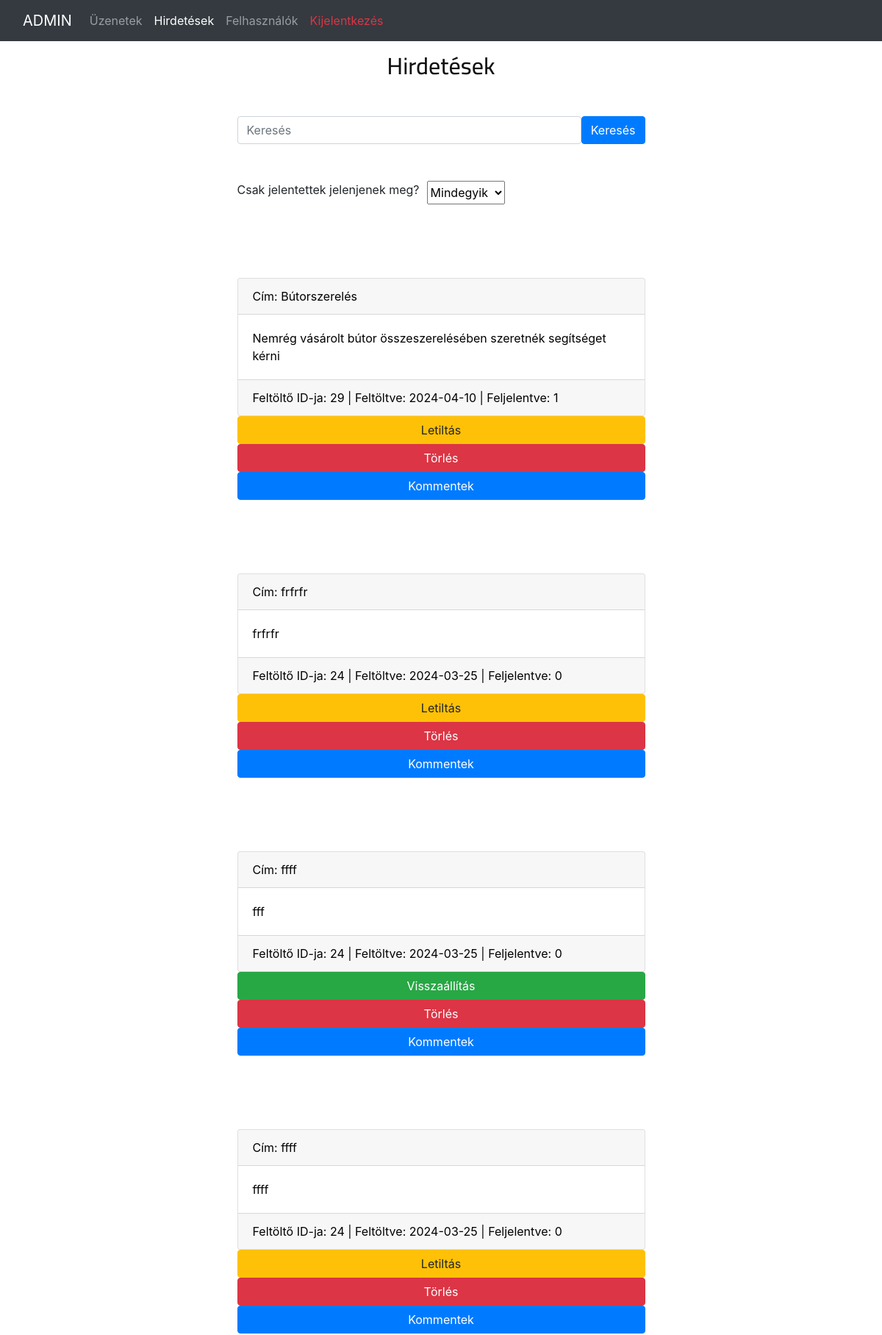
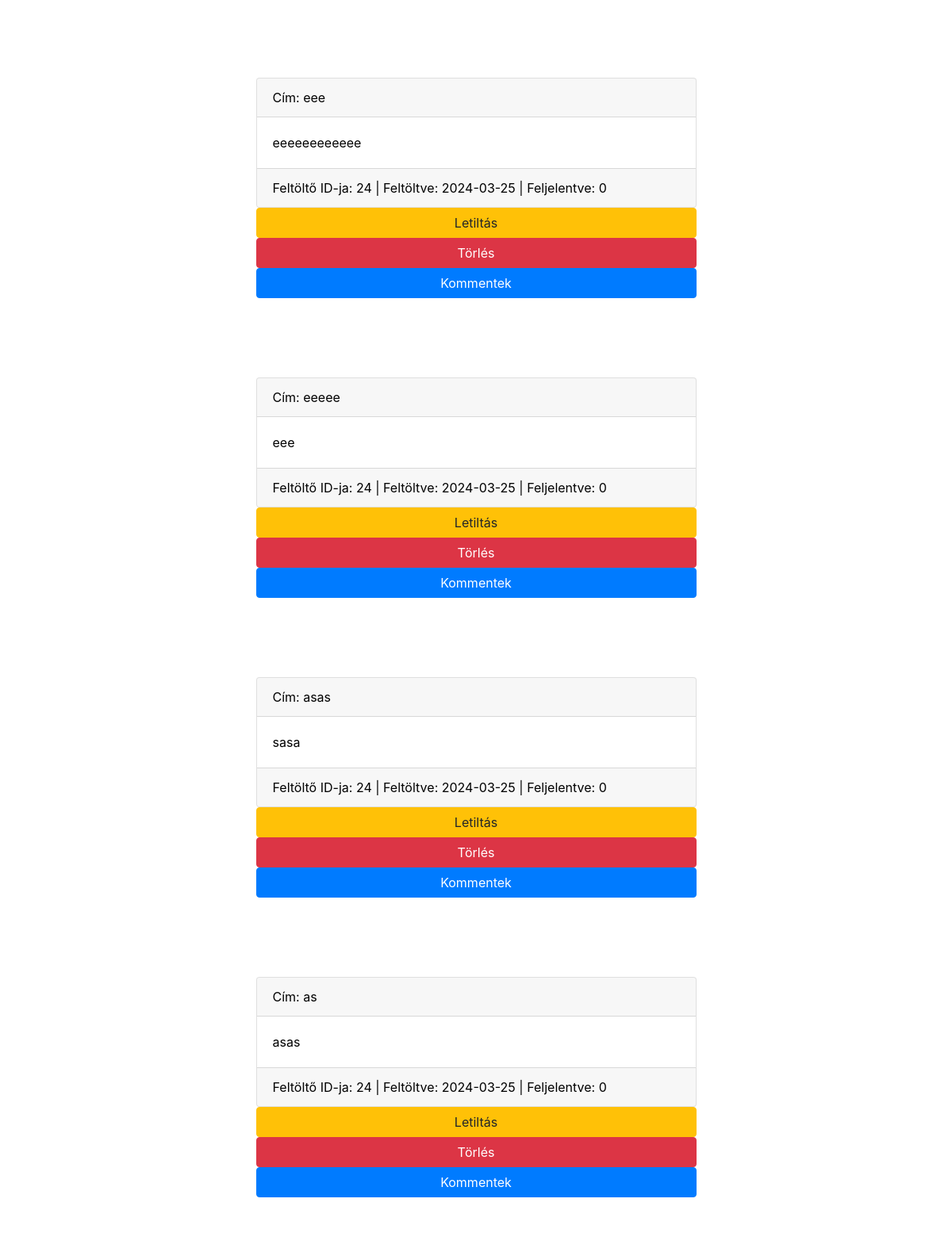
/adminAds.php (signed in, upper part), run on the app's committed database (2 pictures, top to bottom).
### tables this page shows
CREATE TABLE `posts` (
  `id` int(11) NOT NULL,
  `userid` int(11) NOT NULL,
  `title` varchar(100) NOT NULL,
  `location` varchar(100) NOT NULL,
  `text` varchar(1000) NOT NULL,
  `category` int(11) NOT NULL,
  `mainPic` varchar(1000) NOT NULL,
  `secondPic` varchar(1000) NOT NULL,
  `thirdPic` varchar(1000) NOT NULL,
  `status` int(11) NOT NULL,
  `reports` int(11) NOT NULL,
  `uploadDate` date NOT NULL DEFAULT current_timestamp()
);

### adminAds.php (the view, shortened to what this page needs)
<?php
    require "config.php";
    $isReported = "all";
    $search_query = isset($_GET['search_query']) ? $_GET['search_query'] : '';
    $search_condition = '';
    if (!empty($search_query) && $isReported=="all") {
        $search_condition = "SELECT * FROM posts WHERE title LIKE '%$search_query%' ORDER BY id DESC";
    }else{
        $search_condition = "SELECT * FROM posts WHERE title LIKE '%$search_query%' AND reports>0 ORDER BY id DESC";
    }
?>
<!DOCTYPE html>
<html lang="hu">
    <head>
    <link rel="stylesheet" href="css/style.css" type="text/css">
    <link rel="stylesheet" href="https://maxcdn.bootstrapcdn.com/bootstrap/4.5.2/css/bootstrap.min.css">
    </head>
    <body>
    <nav class="navbar navbar-expand-sm bg-dark navbar-dark fixed-top">
        <div class="container-fluid">
            <a class="navbar-brand">ADMIN</a>
            <div class="collapse navbar-collapse" id="navbarNav">
                <ul class="navbar-nav">
                    <li class="nav-item">
                        <a class="nav-link" href="admin.php">Üzenetek</a>
                    </li>
                    <li class="nav-item">
                        <a class="nav-link active" href="adminAds.php">Hirdetések</a>
                    </li>
                    <li class="nav-item">
                        <a class="nav-link" href="adminUsers.php">Felhasználók</a>
                    </li>
                    <li class="nav-item">
                        <a class="nav-link text-danger" href="index.php">Kijelentkezés</a>
                    </li>
                </ul>
            </div>
        </div>
    </nav>
        <section>
        <div class="container">
            <h2>Hirdetések</h2>
        </div>
        <div class="container">
            <form class="d-flex" method="GET" action="adminAds.php">
                <input class="form-control me-2" name= "search_query" type="text" placeholder="Keresés">
                <button class="btn btn-primary" type="submit">Keresés</button>
            </form>
        </div>
        <div class="container">
            <form method="post" class="d-flex">
                <label for="rep" class="form-label">Csak jelentettek jelenjenek meg?</label>
                <select class="form-select" name="sorter" id="rep" selected="selected" onchange="this.form.submit()">
                    <option value="all" <?php if($isReported == "all"){ ?>selected<?php } ?>>Mindegyik</option>
                </select>
			</form>
        </div>
        <div class="container">
            <?php
                if($isReported =="all" && empty($search_query)){
                    $lekerdezes = "SELECT * FROM posts ORDER BY id DESC";
                }else if($isReported == "reported" && empty($search_query)){
                    $lekerdezes = "SELECT * FROM posts WHERE reports>0 ORDER BY id DESC";
                }else{
					$lekerdezes = $search_condition;
				}
                $osszes_post = $conn->query($lekerdezes);
                while($post= $osszes_post->fetch_assoc()){
            ?>
            <a href="hirdetes.php?postid=<?= $post['id']; ?>" target="_blank">
                <div class="card">
                    <div class="card-header">Cím: <?= htmlspecialchars($post['title']); ?></div>
                    <div class="card-body"><?= htmlspecialchars($post['text']); ?></div>
                    <div class="card-footer">Feltöltő ID-ja: <?= $post['userid']; ?> | Feltöltve: <?= $post['uploadDate']; ?> | Feljelentve: <?= $post['reports']; ?></div>
                </div>
            </a>
            <form method="post" action="adminAds.php" class="adBTN">
                <?php if($post['status']== 0 || $post['status']== 1){ ?>
                <button class="btn btn-warning bBTN" type="submit" name="status2BTN">Letiltás</button>
                <?php }else{?>
                <button class="btn btn-success bBTN" type="submit" name="status0BTN">Visszaállítás</button>
                <?php } ?>
                <button class="btn btn-danger bBTN" type="submit" name="deleteBTN">Törlés</button>
                <button class="btn btn-primary bBTN" type="submit" name="commentBTN">Kommentek</button>
            </form>
            <?php } ?>
        </div>
        </section>
    </body>
</html>

### css/style.css (style rules this page uses)
html, body { height: 100%; font-family: "Cairo", sans-serif; -webkit-font-smoothing: antialiased; font-smoothing: antialiased; }
h1, h2, h3, h4, h5, h6 { margin: 0; color: #111111; font-weight: 400; font-family: "Cairo", sans-serif; }
h2 { font-size: 36px; }
ul, ol { padding: 0; margin: 0; }
@media only screen and (min-width: 1200px) { .container { max-width: 1170px; } }

### adminAds.php (style rules this page uses)
.d-flex { margin-top: 50px; margin-left: 25%; width: 50%; }
.card { margin-top: 100px; margin-left: 25%; width: 50%; }
h2 { margin-top: 70px; text-align: center; }
a { text-decoration: none; color: black; }
.adBTN { margin-left: 25%; width: 50%; }
.bBTN { width:100%; }
.form-label { margin-right: 10px; }

### data on the page
posts: title "Bútorszerelés", text "Nemrég vásárolt bútor összeszerelésében szeretnék segítséget kérni", userid "29", uploadDate "2024-04-10", reports "1", status "Letiltás"
posts: title "frfrfr", text "frfrfr", userid "24", uploadDate "2024-03-25", reports "0", status "Letiltás"
posts: title "ffff", text "fff", userid "24", uploadDate "2024-03-25", reports "0", status "Visszaállítás"
posts: title "ffff", text "ffff", userid "24", uploadDate "2024-03-25", reports "0", status "Letiltás"
posts: title "eee", text "eeeeeeeeeeee", userid "24", uploadDate "2024-03-25", reports "0", status "Letiltás"
posts: title "eeeee", text "eee", userid "24", uploadDate "2024-03-25", reports "0", status "Letiltás"
posts: title "asas", text "sasa", userid "24", uploadDate "2024-03-25", reports "0", status "Letiltás"
posts: title "as", text "asas", userid "24", uploadDate "2024-03-25", reports "0", status "Letiltás"
